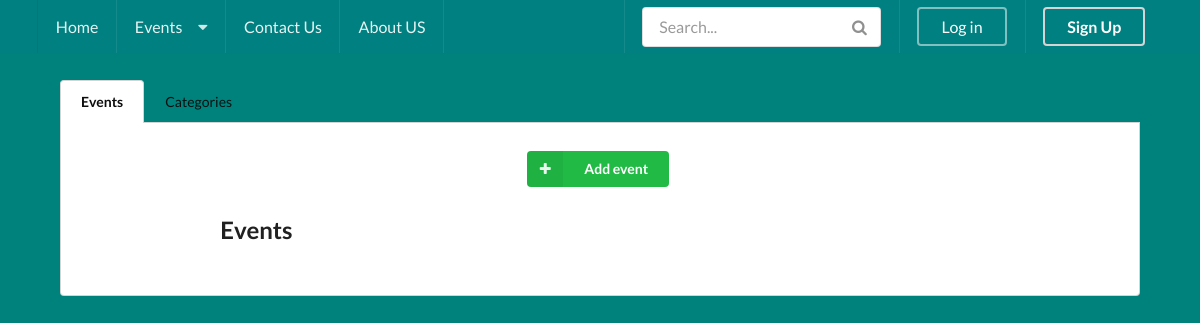
The page /manage/ on the database as committed earlier.
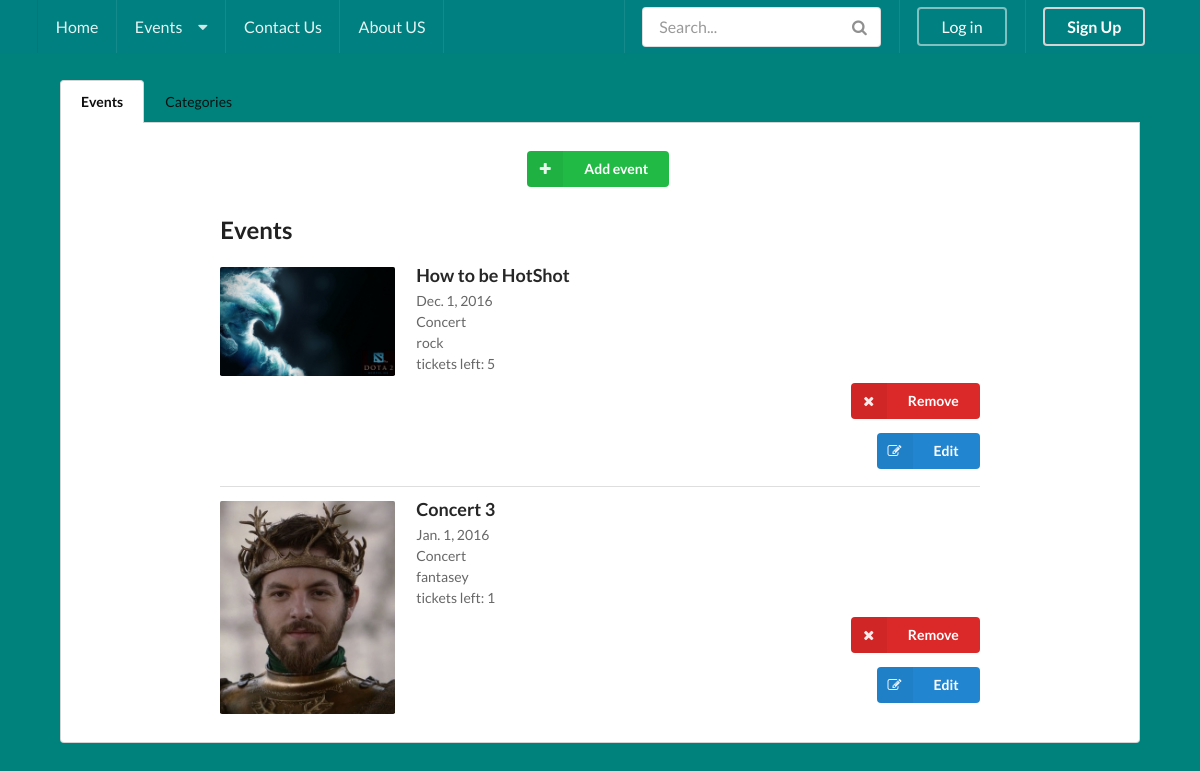
The same page on the database as committed later.
### polls/models.py (models this page shows, shortened)
class Event(models.Model):
    date=models.DateField()
    ticketsLeft=models.IntegerField()
    ticketsSold=models.IntegerField(default=0)
    category = models.ForeignKey('Category')
    subCategory = models.ForeignKey('SubCategory')
    description= models.TextField()
    subject=models.CharField(max_length=32)
    finishDate=models.DateField()
    price=models.IntegerField()
    photo = models.FileField(upload_to='event_photoes/')
    score=models.FloatField(default=3.5)

class Category(models.Model):
    name=models.CharField(max_length=32)

class SubCategory(models.Model):
    name=models.CharField(max_length=32)
    daste=models.ForeignKey('Category')

### polls/views.py (the view)
# urls.py: url(r'^manage/$', views.manage, name='manage'),
def manage(request):
    categories = Category.objects.all()
    subcats = SubCategory.objects.all()
    event = Event.objects.all()
    if request.user.is_authenticated():
        context = {'my_template': 'LoggedInTemplate.html','category': categories, 'subcategory': subcats, 'event': event}
    else:
         context = {'my_template': 'NotLoggedIn.html','category': categories, 'subcategory': subcats, 'event': event}
    return render(request, 'manage.html', context)

### polls/templates/manage.html (shortened to what this page needs)
{% extends my_template %}
{% block content %}
    {% load static %}
    <div style="margin-top: 80px; margin-left: 60px; margin-right: 60px">
        <div class="ui top attached tabular menu">
            <a class="item active" data-tab="first">Events</a>
            <a class="item" data-tab="second">Categories</a>
        </div>
        <div class="ui bottom attached tab segment active" data-tab="first">
            <div class="ui vertical stripe segment">
                <div class="ui middle centered aligned stackable grid container">
                    <div class="row">
                        <button class="ui labeled icon green button" onclick="window.location='/eventsubmit';">
                            <i class="plus icon"></i>
                            Add event
                        </button>
                    </div>
                    <div class="row">
                        <div class="twelve wide column">
                            <h2>Events</h2>
                            <div class="ui divided items">
                                {% for event in event %}
                                <div class="item">
                                    <div class="image">
                                        <img src="/media/{{MEDIA_URL}}{{event.photo}}">
                                    </div>
                                    <div class="content">
                                        <a class="header">{{ event.subject }}</a>
                                        <div class="meta">
                                            <span class="cinema">{{ event.date }}</span>
                                        </div>
                                        <div class="meta">
                                            <span class="cinema">{{ event.category.name }}</span>
                                        </div>
                                        <div class="meta">
                                            <span class="cinema">{{ event.subCategory.name }}</span>
                                        </div>
                                        <div class="meta">
                                            <span class="cinema">tickets left: {{ event.ticketsLeft }}</span>
                                        </div>
                                        <div class="extra">
                                            <button class="ui right floated labeled icon red button" onclick="window.location='/removeEvent/'+{{ event.id }};">
                                                <i class="remove icon"></i>
                                                Remove
                                            </button>
                                        </div>
                                        <div class="extra">
                                            <button class="ui right floated labeled icon blue button" onclick="window.location='/editEvent/'+{{ event.id }};">
                                                <i class="edit icon"></i>
                                                Edit
                                            </button>
                                        </div>
                                    </div>
                                </div>
                                {% endfor %}
                            </div>
                        </div>
                    </div>
                </div>
            </div>
        </div>
    </div>
{% endblock %}

### polls/templates/NotLoggedIn.html (shortened to what this page needs)
{% extends 'base.html' %}
{% block layout %}
    <div class="ui large top inverted fixed menu" style="background-color: #008080;">
  <div class="ui container" >
    <a class="item" onclick="window.location='/home';" >Home</a>
    <div class="ui pointing dropdown link item" onclick="window.location='/main';">
      <span class="text">Events</span>
      <i class="dropdown icon"></i>
    </div>
    <a class="item" onclick="window.location='/contact';" >Contact Us</a>
    <a class="item" onclick="window.location='/about';" >About US</a>
    <div class="right menu">
      <div class="item"><div class="ui icon input">
  <input type="text" placeholder="Search...">
</div></div>
      <div class="item">
        <a class="ui inverted blue basic button" onclick="window.location='/login';" >Log in</a>
      </div>
      <div class="item">
        <a class="ui inverted black button" onclick="window.location='/register';" >Sign Up</a>
      </div>
    </div>
  </div>
</div>
    {% block content %}
        {% endblock %}
{% endblock %}

### polls/templates/base.html (shortened to what this page needs)
<!DOCTYPE html>
<html dir="ltr">
<head lang="en">
    {% load static %}
    <link rel="stylesheet" type="text/css" href={% static "semantic/dist/components/reset.css"%}>
    <link rel="stylesheet" type="text/css" href={% static "semantic/dist/components/site.css"%}>
    <link rel="stylesheet" type="text/css" href={% static "semantic/dist/components/container.css"%}>
    <link rel="stylesheet" type="text/css" href={% static "semantic/dist/components/grid.css"%}>
    <link rel="stylesheet" type="text/css" href={% static "semantic/dist/components/header.css"%}>
    <link rel="stylesheet" type="text/css" href={% static "semantic/dist/components/image.css"%}>
    <link rel="stylesheet" type="text/css" href={% static "semantic/dist/components/menu.css"%}>
    <link rel="stylesheet" type="text/css" href={% static "semantic/dist/components/card.css"%}>
    <link rel="stylesheet" type="text/css" href={% static "semantic/dist/components/card.min.css"%}>
    <link rel="stylesheet" type="text/css" href={% static "semantic/dist/components/dimmer.css"%}>
    <link rel="stylesheet" type="text/css" href={% static "semantic/dist/components/divider.css"%}>
    <link rel="stylesheet" type="text/css" href={% static "semantic/dist/components/dropdown.css"%}>
    <link rel="stylesheet" type="text/css" href={% static "semantic/dist/components/segment.css"%}>
    <link rel="stylesheet" type="text/css" href={% static "semantic/dist/components/button.css"%}>
    <link rel="stylesheet" type="text/css" href={% static "semantic/dist/components/list.css"%}>
    <link rel="stylesheet" type="text/css" href={% static "semantic/dist/components/icon.css"%}>
    <link rel="stylesheet" type="text/css" href={% static "semantic/dist/components/sidebar.css"%}>
    <link rel="stylesheet" type="text/css" href={% static "semantic/dist/components/transition.css"%}>
    <link rel="stylesheet" type="text/css" href={% static "semantic/dist/components/shape.css"%}>
    <link rel="stylesheet" type="text/css" href={% static "semantic/dist/semantic.css"%}>
    <link rel="stylesheet" type="text/css" href={% static "semantic/dist/components/tab.css"%}>
    <link rel="stylesheet" type="text/css" href={% static "semantic/dist/components/modal.css"%}>
     <link rel="stylesheet" type="text/css" href={% static "semantic/dist/components/form.css"%}>
</head>
<body style="background-color: #00827c">
{% block layout %}
{% endblock %}
</body>
</html>

### polls/templates/base.html (style rules this page uses)
body { background-color:#ffffff; }
.image { margin-top: -100px; }

Rows that differ between the two databases and show on the page:
added Event: photo (picture), subject "How to be HotShot", date "Dec. 1, 2016", category.name "Concert", subCategory.name "rock", ticketsLeft "5"
added Event: photo (picture), subject "Concert 3", date "Jan. 1, 2016", category.name "Concert", subCategory.name "fantasey", ticketsLeft "1"
